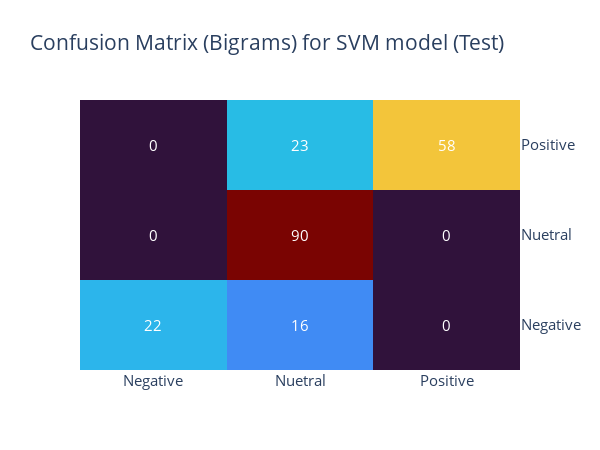

The notebook cell this image was saved under:
### Code cell
cm = confusion_matrix(y_test_BI, y_pred_BI)

fig = ff.create_annotated_heatmap(cm, x=labels, y=labels, colorscale='Turbo')

fig.update_layout(font=dict(size=15))
fig.update_xaxes(side="bottom")
fig.update_yaxes(side="right")
fig.update_layout(width=600, height=450)
fig.update_layout(title_text="Confusion Matrix (Bigrams) for SVM model (Test)")

fig.show()

### Figure 1 — Plotly figure (JSON) as saved in the notebook; plotly's stock layout.template omitted (floating-point values rounded to 4 significant figures)
{"data": [{"colorscale": [[0, "#30123b"], [0.07143, "#4145ab"], [0.1429, "#4675ed"], [0.2143, "#39a2fc"], [0.2857, "#1bcfd4"], [0.3571, "#24eca6"], [0.4286, "#61fc6c"], [0.5, "#a4fc3b"], [0.5714, "#d1e834"], [0.6429, "#f3c63a"], [0.7143, "#fe9b2d"], [0.7857, "#f36315"], [0.8571, "#d93806"], [0.9286, "#b11901"], [1, "#7a0402"]], "reversescale": false, "showscale": false, "type": "heatmap", "x": ["Negative", "Nuetral", "Positive"], "y": ["Negative", "Nuetral", "Positive"], "z": [[22, 16, 0], [0, 90, 0], [0, 23, 58]]}], "layout": {"annotations": [{"font": {"color": "#FFFFFF"}, "showarrow": false, "text": "22", "x": "Negative", "xref": "x", "y": "Negative", "yref": "y"}, {"font": {"color": "#FFFFFF"}, "showarrow": false, "text": "16", "x": "Nuetral", "xref": "x", "y": "Negative", "yref": "y"}, {"font": {"color": "#FFFFFF"}, "showarrow": false, "text": "0", "x": "Positive", "xref": "x", "y": "Negative", "yref": "y"}, {"font": {"color": "#FFFFFF"}, "showarrow": false, "text": "0", "x": "Negative", "xref": "x", "y": "Nuetral", "yref": "y"}, {"font": {"color": "#FFFFFF"}, "showarrow": false, "text": "90", "x": "Nuetral", "xref": "x", "y": "Nuetral", "yref": "y"}, {"font": {"color": "#FFFFFF"}, "showarrow": false, "text": "0", "x": "Positive", "xref": "x", "y": "Nuetral", "yref": "y"}, {"font": {"color": "#FFFFFF"}, "showarrow": false, "text": "0", "x": "Negative", "xref": "x", "y": "Positive", "yref": "y"}, {"font": {"color": "#FFFFFF"}, "showarrow": false, "text": "23", "x": "Nuetral", "xref": "x", "y": "Positive", "yref": "y"}, {"font": {"color": "#FFFFFF"}, "showarrow": false, "text": "58", "x": "Positive", "xref": "x", "y": "Positive", "yref": "y"}], "font": {"size": 15}, "height": 450, "title": {"text": "Confusion Matrix (Bigrams) for SVM model (Test)"}, "width": 600, "xaxis": {"dtick": 1, "gridcolor": "rgb(0, 0, 0)", "side": "bottom", "ticks": ""}, "yaxis": {"dtick": 1, "side": "right", "ticks": "", "ticksuffix": "  "}}}
